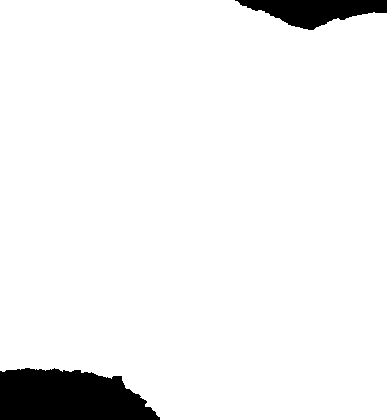
%> input picture ChrismasTerrain2.tif, 387 x 420 px, shrunk from 923 x 1001 before the run
$ octave MAIN.m   (GNU Octave 9; MATLAB toolbox functions it lacks are replaced by stand-ins)
%> lines starting %> are read from the running program, lines starting %| are printed output that depends on the picture; in (x1, y1, x2, y2) boxes, pixels count from 0 and x2, y2 are one past the last pixel; in counts of white or black regions, pixels touching at a corner belong together; the program's own positions count from 1
### CreateModel.m
%{
This model is generated by:
- Loading terrain map
- Creating threats as cylinders
- Creating start and finish points
- Setting ranges and limits
%}

function model=CreateModel()

    H = imread('ChrismasTerrain2.tif'); % Get elevation data
%> H is the input picture: size 420x387 single; min -3.4e+38, max 357.5, mean -Inf
    H (H < 0) = 0;
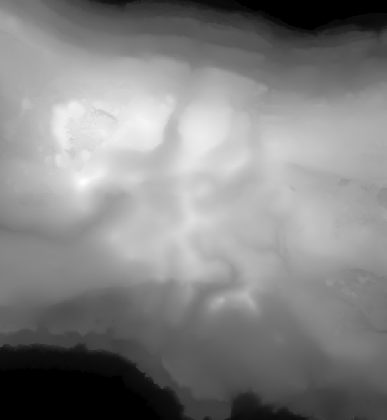
%> H: size 420x387 single; 5.76% of pixels changed, all inside (x1, y1, x2, y2) = (0, 0, 387, 420); drawn with min black and max white
    MAPSIZE_X = size(H,2); % x index: columns of H
%> MAPSIZE_X = 387
    MAPSIZE_Y = size(H,1); % y index: rows of H
%> MAPSIZE_Y = 420
    [X,Y] = meshgrid(1:MAPSIZE_X,1:MAPSIZE_Y); % Create all (x,y) points to plot

    % Threats as cylinders
    R1=70;  % Radius
    x1 = 200; y1 = 230; z1 = 250; % center

    R2=70;  % Radius
    x2 = 600; y2 = 250; z2 = 250; % center

    R3=70;  % Radius
    x3 = 450; y3 = 550; z3 = 250; % center

    R4=50;  % Radius
    x4 = 700; y4 = 600; z4 = 250; % center

    R5=60;  % Radius
    x5 = 200; y5 = 500; z5 = 250; % center

    R6=60;  % Radius
    x6 = 500; y6 = 800; z6 = 250; % center

%     R7=60;  % Radius
%     x7 = 200; y7 = 500; z7 = 250; % center

    % Map limits
    xmin= 1;
    xmax= MAPSIZE_X;
%> xmax = 387

    ymin= 1;
    ymax= MAPSIZE_Y;
%> ymax = 420

    zmin = 100;
    zmax = 200;

    % Start and end position
    start_location = [50;50;150];
    end_location = [800;800;170];

    % Number of path nodes (not including the start position (start node))
    n=10;

    % Incorporate map and searching parameters to a model
    model.start=start_location;
    model.end=end_location;
    model.n=n;
    model.xmin=xmin;
    model.xmax=xmax;
%> model.xmax = 387
    model.zmin=zmin;
    model.ymin=ymin;
    model.ymax=ymax;
%> model.ymax = 420
    model.zmax=zmax;
    model.MAPSIZE_X = MAPSIZE_X;
%> model.MAPSIZE_X = 387
    model.MAPSIZE_Y = MAPSIZE_Y;
%> model.MAPSIZE_Y = 420
    model.X = X;
    model.Y = Y;
    model.H = H;
    model.threats = [x1 y1 z1 R1;x2 y2 z2 R2; x3 y3 z3 R3; x4 y4 z4 R4; x5 y5 z5 R5; ...
                    x6 y6 z6 R6];
    PlotModel(model);
end

### PlotModel.m
% Plot the terrain model and threats
function PlotModel(model)

    mesh(model.X,model.Y,model.H);   % Plot the data
    colormap summer;                 % Default color map.
    set(gca, 'Position', [0 0 1 1]); % Fill the figure window.
    axis equal vis3d on;             % Set aspect ratio and turn off axis.
    shading interp;                  % Interpolate color across faces.
    material dull;                   % Mountains aren't shiny.
    camlight left;                   % Add a light over to the left somewhere.
    lighting gouraud;                % Use decent lighting.
    xlabel('x [m]');
    ylabel('y [m]');
    zlabel('z [m]');
    hold on

    % Threats as cylinders
    threats = model.threats;
%> threats = [200 230 250 70; 600 250 250 70; 450 550 250 70; 700 600 250 50; 200 500 250 60; 500 800 250 60]
    threat_num = size(threats,1);
%> threat_num = 6
    h=250; % Height

    for i = 1:threat_num
        threat = threats(i,:);
        threat_x = threat(1);
        threat_y = threat(2);
        threat_z = threat(3);
        threat_radius = threat(4);


        [xc,yc,zc]=cylinder(threat_radius); % create a unit cylinder
        % set the center and height
        xc=xc+threat_x;
        yc=yc+threat_y;
        zc=zc*h+threat_z;
        c = mesh(xc,yc,zc); % plot the cylinder
        set(c,'Edgecolor','none','Facecolor','red','FaceAlpha',.3); % set color and transparency
    end
%> this loop made 6 passes
%> (threat, threat_x, threat_y, threat_radius) on passes 1 to 6: ([200 230 250 70], 200, 230, 70), ([600 250 250 70], 600, 250, 70), ([450 550 250 70], 450, 550, 70), ([700 600 250 50], 700, 600, 50), ([200 500 250 60], 200, 500, 60), ([500 800 250 60], 500, 800, 60)

end

### NMOPSO.m
clc; close; clear all;
%% Problem Definition
model = CreateModel(); % Create search map and parameters
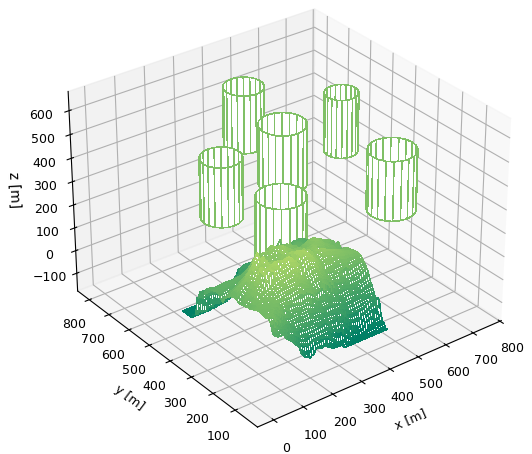
%> figure redrawn from the program's plot data
%> model = {start [50 50 150], end [800 800 170], n 10, xmin 1, xmax 387, zmin 100}
model_name = 6;

nVar=model.n;       % Number of Decision Variables = searching dimension of PSO = number of path nodes
%> nVar = 10

VarSize=[1 nVar];   % Size of Decision Variables Matrix
%> VarSize = [1 10]

% Lower and upper Bounds of particles (Variables)
VarMin.x=model.xmin;
%> VarMin.x = 1
VarMax.x=model.xmax;
%> VarMax.x = 387
VarMin.y=model.ymin;
%> VarMin.y = 1
VarMax.y=model.ymax;
%> VarMax.y = 420
VarMin.z=model.zmin;
%> VarMin.z = 100
VarMax.z=model.zmax;
%> VarMax.z = 200

VarMax.r=3*norm(model.start-model.end)/nVar;  % r is distance
%> VarMax.r = 318.3
VarMin.r=VarMax.r/9;
%> VarMin.r = 35.36

% Inclination (elevation)
AngleRange = pi/4; % Limit the angle range for better solutions
VarMin.psi=-AngleRange;
VarMax.psi=AngleRange;

% Azimuth
VarMin.phi=-AngleRange;
VarMax.phi=AngleRange;

% Lower and upper Bounds of
alpha=0.5;
VelMax.r=alpha*(VarMax.r-VarMin.r);
%> VelMax.r = 141.4
VelMin.r=-VelMax.r;
%> VelMin.r = -141.4
VelMax.psi=alpha*(VarMax.psi-VarMin.psi);
%> VelMax.psi = 0.785
VelMin.psi=-VelMax.psi;
%> VelMin.psi = -0.785
VelMax.phi=alpha*(VarMax.phi-VarMin.phi);
%> VelMax.phi = 0.785
VelMin.phi=-VelMax.phi;
%> VelMin.phi = -0.785

CostFunction=@(x) MyCost(x,model,VarMin);    % Cost Function

%% PSO Parameters

dummy_output = CostFunction(struct('x', ones(1, model.n), 'y', ones(1, model.n), 'z', ones(1, model.n)));
nObj = numel(dummy_output);                   % Determine the number of objectives

MaxIt = 500;          % Maximum Number of Iterations

nPop = 100;           % Population Size (Swarm Size)

nRep = 50;            % Repository Size

w = 1;                % Inertia Weight
wdamp = 0.98;         % Inertia Weight Damping Ratio
c1 = 1.5;             % Personal Learning Coefficient
c2 = 1.5;             % Global Learning Coefficient

nGrid = 5;            % Number of Grids per Dimension
alpha = 0.1;          % Inflation Rate

beta = 2;             % Leader Selection Pressure
gamma = 2;            % Deletion Selection Pressure

mu = 0.5;             % Mutation Rate
delta = 20;           % delta = num(rep)/10

%% Initialization
% Create Empty Particle Structure
empty_particle.Position=[];
empty_particle.Velocity=[];
empty_particle.Cost=[];
empty_particle.Best.Position=[];
empty_particle.Best.Cost=[];
empty_particle.IsDominated = [];
empty_particle.GridIndex = [];
empty_particle.GridSubIndex = [];

% Initialize Global Best
GlobalBest.Cost=Inf(nObj,1); % Minimization problem

% Create an empty Particles Matrix, each particle is a solution (searching path)
particle=repmat(empty_particle,nPop,1);

isInit = false;
% tic;
while (~isInit)
    disp('Initialising...');
    for i=1:nPop

        % Initialize Position
        particle(i).Position=CreateRandomSolution(VarSize,VarMin,VarMax);

        % Initialize Velocity
        particle(i).Velocity.r=zeros(VarSize);
        particle(i).Velocity.psi=zeros(VarSize);
        particle(i).Velocity.phi=zeros(VarSize);

        % Evaluation
        particle(i).Cost= CostFunction(SphericalToCart2(particle(i).Position,model));

        % Update Personal Best
        particle(i).Best.Position=particle(i).Position;
        particle(i).Best.Cost=particle(i).Cost;

        % Update Global Best
        if Dominates(particle(i).Best.Cost,GlobalBest.Cost)
            GlobalBest=particle(i).Best;
            isInit = true;
        end
    end
end

% Array to Hold Best Cost Values at Each Iteration
BestCost=zeros(MaxIt,nObj);

% Determine Domination
particle = DetermineDomination(particle);

rep = particle(~[particle.IsDominated]); % the un-dominated
% rep.GridSubIndex = [];
% rep.GridIndex = [];

Grid = CreateGrid(rep, nGrid, alpha);

for i = 1:numel(rep)
    rep(i) = FindGridIndex(rep(i), Grid);
end

%% PSO Main Loop

for it=1:(MaxIt)

    % Update Best Cost Ever Found
    BestCost(it,:)=GlobalBest.Cost;

    for i=1:nPop

        % select leader = update global best
        GlobalBest = SelectLeader(rep, beta);


        % ----------------------r Part--------------------------
        % Update Velocity
        particle(i).Velocity.r = w*particle(i).Velocity.r ...
            + c1*rand(VarSize).*(particle(i).Best.Position.r-particle(i).Position.r) ...
            + c2*rand(VarSize).*(GlobalBest.Position.r-particle(i).Position.r);

        % Update Velocity Bounds
        particle(i).Velocity.r = max(particle(i).Velocity.r,VelMin.r);
        particle(i).Velocity.r = min(particle(i).Velocity.r,VelMax.r);

        % Update Position
        particle(i).Position.r = particle(i).Position.r + particle(i).Velocity.r;

        % Velocity Mirroring
        % If a particle moves out of the range, it will moves backward next
        % time
        OutOfTheRange=(particle(i).Position.r<VarMin.r | particle(i).Position.r>VarMax.r);
        particle(i).Velocity.r(OutOfTheRange)=-particle(i).Velocity.r(OutOfTheRange);

        % Update Position Bounds
        particle(i).Position.r = max(particle(i).Position.r,VarMin.r);
        particle(i).Position.r = min(particle(i).Position.r,VarMax.r);


        % -------------------psi Part----------------------

        % Update Velocity
        particle(i).Velocity.psi = w*particle(i).Velocity.psi ...
            + c1*rand(VarSize).*(particle(i).Best.Position.psi-particle(i).Position.psi) ...
            + c2*rand(VarSize).*(GlobalBest.Position.psi-particle(i).Position.psi);

        % Update Velocity Bounds
        particle(i).Velocity.psi = max(particle(i).Velocity.psi,VelMin.psi);
        particle(i).Velocity.psi = min(particle(i).Velocity.psi,VelMax.psi);

        % Update Position
        particle(i).Position.psi = particle(i).Position.psi + particle(i).Velocity.psi;

        % Velocity Mirroring
        OutOfTheRange=(particle(i).Position.psi<VarMin.psi | particle(i).Position.psi>VarMax.psi);
        particle(i).Velocity.psi(OutOfTheRange)=-particle(i).Velocity.psi(OutOfTheRange);

        % Update Position Bounds
        particle(i).Position.psi = max(particle(i).Position.psi,VarMin.psi);
        particle(i).Position.psi = min(particle(i).Position.psi,VarMax.psi);


        % -----------------------Phi part----------------------------------
        % Update Velocity
        particle(i).Velocity.phi = w*particle(i).Velocity.phi ...
            + c1*rand(VarSize).*(particle(i).Best.Position.phi-particle(i).Position.phi) ...
            + c2*rand(VarSize).*(GlobalBest.Position.phi-particle(i).Position.phi);

        % Update Velocity Bounds
        particle(i).Velocity.phi = max(particle(i).Velocity.phi,VelMin.phi);
        particle(i).Velocity.phi = min(particle(i).Velocity.phi,VelMax.phi);

        % Update Position
        particle(i).Position.phi = particle(i).Position.phi + particle(i).Velocity.phi;

        % Velocity Mirroring
        OutOfTheRange=(particle(i).Position.phi<VarMin.phi | particle(i).Position.phi>VarMax.phi);
        particle(i).Velocity.phi(OutOfTheRange)=-particle(i).Velocity.phi(OutOfTheRange);

        % Update Position Bounds
        particle(i).Position.phi = max(particle(i).Position.phi,VarMin.phi);
        particle(i).Position.phi = min(particle(i).Position.phi,VarMax.phi);


        %----------------------- Evaluation------------------------
        particle(i).Cost=CostFunction(SphericalToCart2(particle(i).Position,model));

        %------ Apply mutation-------
        pm = (1-(it-1)/(MaxIt-1))^(1/mu);
        if rand<pm
            NewSol.Position = Mutate(particle(i),rep,delta,VarMax,VarMin);
            NewSol.Cost = CostFunction(SphericalToCart2(NewSol.Position,model));
            if Dominates(NewSol, particle(i))
                particle(i).Position = NewSol.Position;
                particle(i).Cost = NewSol.Cost;

            elseif Dominates(particle(i),NewSol)
                %do nothing

            else
                if rand < 0.5
                    particle(i).Position = NewSol.Position;
                    particle(i).Cost = NewSol.Cost;
                end
            end
        end
        % Update Personal Best

        if Dominates(particle(i), particle(i).Best)

            particle(i).Best.Position=particle(i).Position;
            particle(i).Best.Cost=particle(i).Cost;

        elseif Dominates(particle(i).Best, particle(i))
            % Do Nothing

        else
            if rand<0.5
                particle(i).Best.Position = particle(i).Position;
                particle(i).Best.Cost = particle(i).Cost;
            end
        end

    end

    % Determine Domination
    particle = DetermineDomination(particle);

    % Add Non-Dominated Particles to REPOSITORY
    rep = [rep
         particle(~[particle.IsDominated])]; %#ok

    % Determine Domination of New Resository Members
    rep = DetermineDomination(rep);

    % Keep only Non-Dminated Members in the Repository
    rep = rep(~[rep.IsDominated]);

    % Update Grid
    Grid = CreateGrid(rep, nGrid, alpha);

    % Update Grid Indices
    for i = 1:numel(rep)
        rep(i) = FindGridIndex(rep(i), Grid);
    end

    % Check if Repository is Full
    if numel(rep)>nRep
        Extra = numel(rep)-nRep;
        for e = 1:Extra
            rep = DeleteOneRepMember(rep, gamma);
        end
    end

    % Inertia Weight Damping
    w=w*wdamp;

%     Show Iteration Information
    disp(['Iteration ' num2str(it) ': Best Cost = ' num2str(BestCost(it,:))]);
end

GlobalBest = SelectLeader(rep, beta);

%% Plot results
% Best solution
BestPosition = SphericalToCart2(GlobalBest.Position,model);
smooth = 1;
PlotSolution(BestPosition,model,smooth);

### MyCost.m
%
% Calculate path cost
%

function cost=MyCost(sol,model,varmin)

    J_inf = inf;
    n = model.n; % n is the number of path node, not including start point
    H = model.H; % H is the map

    % Input solution
    x=sol.x;
    y=sol.y;
    z=sol.z;

    % Start location
    xs=model.start(1);
    ys=model.start(2);
    zs=model.start(3);

    % Final location
    xf=model.end(1);
    yf=model.end(2);
    zf=model.end(3);

    x_all = [xs x xf];
    y_all = [ys y yf];
    z_all = [zs z zf];

    N = size(x_all,2); % Full path length

    % Altitude wrt sea level = z_relative + ground_level
    z_abs = zeros(1,N);
    for i = 1:N
%> the run ends on the next line
        z_abs(i) = z_all(i) + H(round(y_all(i)),round(x_all(i)));
    end

    %============================================
    % J1 - Cost for path length
    Traj = 0;
    % rmax = varmax.r;
    for i = 1:N-1
        diff = [x_all(i+1) - x_all(i);y_all(i+1) - y_all(i);z_abs(i+1) - z_abs(i)];
        if norm(diff) <= varmin.r
            Traj = 0;
            break;
        end
        Traj = Traj + norm(diff);
    end
    PP = norm([xf yf zf]-[xs ys zs]);
    J1 = abs(1 - PP/Traj);

    %==============================================
    % J2 - threats/obstacles Cost

    % Threats/Obstacles
    threats = model.threats;
    threat_num = size(threats,1);

    drone_size = 1;
    danger_dist = 10*drone_size;

    J2 = 0;
    n2 = 0;
    for i = 1:threat_num
        threat = threats(i,:);
        threat_x = threat(1);
        threat_y = threat(2);
        threat_radius = threat(4);
        for j = 1:N-1
            % Distance between projected line segment and threat origin
            dist = DistP2S([threat_x threat_y],[x_all(j) y_all(j)],[x_all(j+1) y_all(j+1)]);
            if dist > (threat_radius + drone_size + danger_dist) % No collision
                threat_cost = 0;
                % do nothing
            elseif dist < (threat_radius + drone_size)  % Collision
                threat_cost = J_inf;
            else  % danger
                threat_cost = 1 - (dist-drone_size-threat_radius)/danger_dist;
            end
            n2 = n2+1;
            J2 = J2 + threat_cost;
        end
    end
    J2 = J2/n2;

    %==============================================
    % J3 - Altitude cost
    % Note: In this calculation, z, zmin & zmax are heights with respect to the ground
    zmax = model.zmax;
    zmin = model.zmin;
    J3 = 0;
    n3 = 0;
    for i=1:n
        if z(i) < 0   % crash into ground
            J3_node = J_inf;
        else
            J3_node = abs(z(i) - (zmax + zmin)/2);
        end
        J3_node = J3_node/((zmax-zmin)/2);
        n3 = n3+1;
        J3 = J3 + J3_node;
    end
    J3 = J3/n3;

    %==============================================
    % J4 - Smooth cost
    J4 = 0;
    n4 = 0;
    %find the heading angle at i position
    for i = 1:N-2
        % P(ij)P(i,j+1)
        for j = i:-1:1
             segment1 = [x_all(j+1); y_all(j+1); z_abs(j+1)] - [x_all(j); y_all(j); z_abs(j)];
             if nnz(segment1) ~= 0 % returns the number of nonzero elements in matrix
                 break; % --> if point(j+1) and point(j) is not coincide
             end
        end

        % P(i,j+1)P(i,j+2)
        for j = i:N-2
            segment2 = [x_all(j+2); y_all(j+2); z_abs(j+2)] - [x_all(j+1); y_all(j+1); z_abs(j+1)];
             if nnz(segment2) ~= 0
                 break;
             end
        end

        heading_angle = atan2(norm(cross(segment1,segment2)),dot(segment1,segment2));

        heading_angle = abs(heading_angle)/pi;
        n4 = n4+1;
        J4 = J4 + abs(heading_angle);
%         J4 = J4 + abs(climb_angle);
    end
    J4 = J4/n4;

    %============================================
    % Overall cost

    cost = [J1;J2;J3;J4];
end

### MAIN.m
pclc;
clear;
close all;
initTime = 0;
save('InitTimeNMOPSO6.mat','initTime');
for iter = 1:50
    disp(['The number of turn ' num2str(iter)]);
    NMOPSO;
